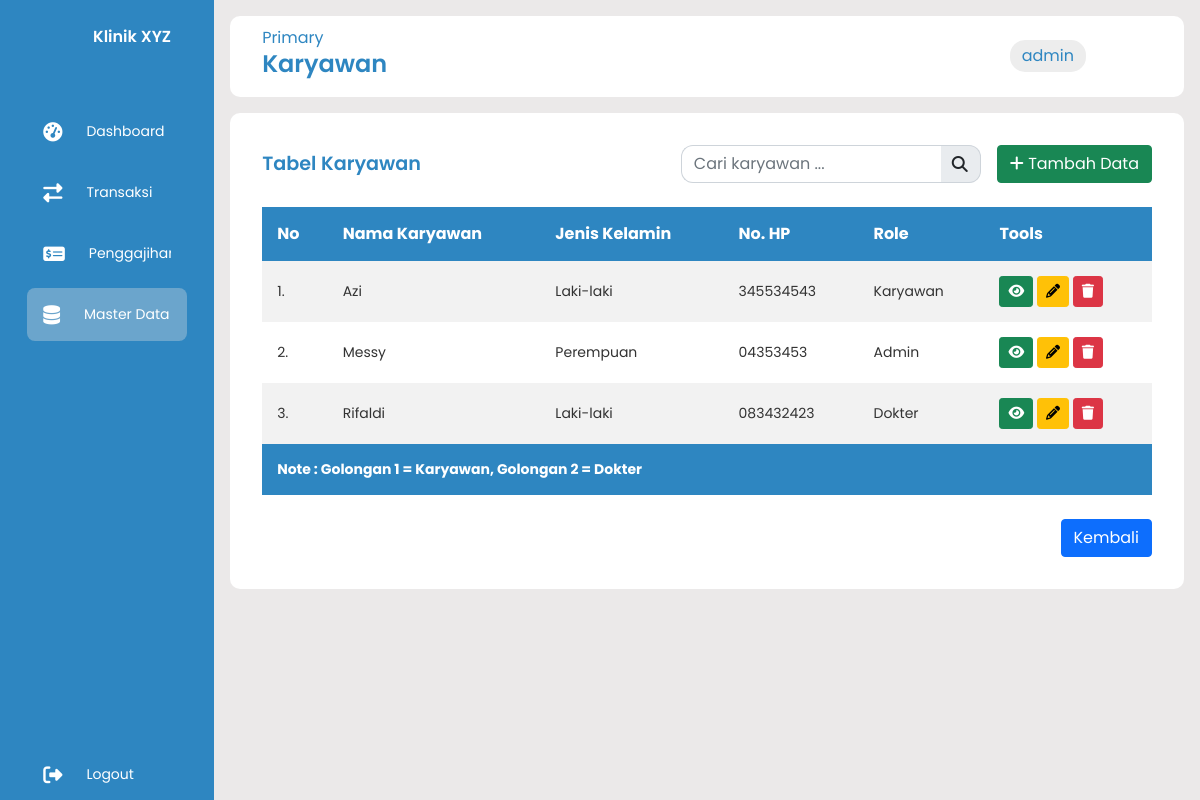
/asset/master/masterdata.php?page=karyawan (signed in), run on the app's committed database.
### tables this page shows
CREATE TABLE `karyawan` (
  `id` int(11) UNSIGNED NOT NULL,
  `nip` varchar(12) NOT NULL,
  `nik` varchar(12) NOT NULL,
  `nama` varchar(100) NOT NULL,
  `jenis_kelamin` varchar(11) NOT NULL,
  `tanggal_lahir` date NOT NULL,
  `telpon` varchar(12) NOT NULL,
  `no_rek` varchar(20) NOT NULL,
  `agama` varchar(15) NOT NULL,
  `alamat` text NOT NULL,
  `golongan_id` int(11) UNSIGNED NOT NULL,
  `status` varchar(11) NOT NULL
);

CREATE TABLE `golongan` (
  `id` int(11) UNSIGNED NOT NULL,
  `nama_golongan` varchar(100) NOT NULL,
  `gaji_pokok` int(12) NOT NULL,
  `tunjangan_makan` int(12) NOT NULL,
  `overtime` varchar(11) NOT NULL,
  `tunjangan_pasien` varchar(20) NOT NULL,
  `ro1` varchar(45) NOT NULL,
  `ro2` varchar(45) NOT NULL,
  `ro3` varchar(45) NOT NULL
);

### asset/master/view/karyawan.php (the view, shortened to what this page needs)
<div class="tabular__wrapper">
    <div class="col-md-12 d-flex justify-content-end mb-4" style="gap: 1rem; align-items: center;">
        <div class="header__title text-sm" style="flex:1;">
            <h3 style="font-weight: 600; font-size: 1.2rem; margin-bottom: 0;">Tabel Karyawan</h3>
        </div>
        <div class="input-group" style="width: 300px;">
            <input style="border-radius: 12px 0 0 12px; border-right: none;" type="text" name="search" class="form-control" placeholder="Cari karyawan ..." id="searchInput">
            <span class="input-group-text" id="basic-addon1" style="border-radius: 0 12px 12px 0; border-left: none;">
                <i class="fa fa-search" aria-hidden="true"></i>
            </span>
        </div>
        <div class="d-flex justify-content-end">
            <button type="button" class="btn btn-success" data-bs-toggle="modal" data-bs-target="#input">
                <i class="fa fa-plus"></i> Tambah Data
            </button>
        </div>
    </div>
    <div class="table__container" style="max-height: 435px; overflow-y: auto;">
        <div class="table__box" style="max-height: 435px; overflow-y: auto;">
            <table>
                <thead style="position: sticky; top: 0; z-index: 1;">
                    <tr>
                        <th>No</th>
                        <th>Nama Karyawan</th>
                        <th>Jenis Kelamin</th>
                        <th>No. HP</th>
                        <th>Role</th>
                        <th>Tools</th>
                    </tr>
                </thead>
                <tbody id="tindakanTableBody">
                    <?php
                    $query_karyawan = "SELECT k.*, g.nama_golongan
                    FROM karyawan k
                    LEFT JOIN golongan g ON k.golongan_id = g.id
                    ORDER BY k.id DESC";
                    $result_karyawan = mysqli_query($conn, $query_karyawan);
                    $no = 1;
                    if (mysqli_num_rows($result_karyawan) > 0) {
                        while ($karyawan_row = mysqli_fetch_assoc($result_karyawan)) { ?>
                            <tr>
                                <td><?= $no++ ?>.</td>
                                <td><?= $karyawan_row['nama'] ?></td>
                                <td><?= $karyawan_row['jenis_kelamin'] ?></td>
                                <td><?= $karyawan_row['telpon'] ?></td>
                                <td><?= $karyawan_row['nama_golongan'] ?></td>
                                <td>
                                    <button type="button" class="btn btn-sm btn-success" data-bs-toggle="modal" data-bs-target="#info<?= $karyawan_row['id'] ?>" style="box-shadow: none;">
                                        <i class="fa fa-eye"></i>
                                    </button>
                                    <button type="button" class="btn btn-sm btn-warning" data-bs-toggle="modal" data-bs-target="#edit<?= $karyawan_row['id'] ?>" style="box-shadow: none;">
                                        <i class="fa fa-pencil"></i>
                                    </button>
                                    <a href="app/karyawan/delete.php?id=<?= $karyawan_row['id'] ?>&nik=<?= $karyawan_row['nik'] ?>" class="btn btn-sm btn-danger" style="box-shadow: none;" onclick="return confirmDelete('<?= $karyawan_row['nama'] ?>')">
                                        <i class="fa fa-trash"></i>
                                    </a>
                                </td>
                            </tr>
                        <?php }
                    } else { ?>
                        <tr>
                            <td colspan="6" class="text-center">Tidak ada karyawan</td>
                        </tr>
                    <?php } ?>
                </tbody>
                <tfoot style="position: sticky; bottom: 0; z-index: 1;">
                    <tr>
                        <td colspan="6">Note : Golongan 1 = Karyawan, Golongan 2 = Dokter</td>
                    </tr>
                </tfoot>
            </table>
        </div>
    </div>
    <div class="col-md-12 mt-4 d-flex justify-content-end">
        <a href="masterdata.php" type="submit" class="btn btn-primary">Kembali</a>
    </div>
</div>

### asset/css/index.css (style rules this page uses)
* { margin: 0; padding: 0; border: none; outline: none; box-sizing: border-box; font-family: "Poppins", sans-serif; }
:root { --main-color: rgb(46, 134, 193); }
body { display: flex; }
.header__title { color: var(--main-color); }
.tabular__wrapper { background: #fff; margin-top: 1rem; border-radius: 10px; padding: 2rem; }
.table__container { width: 100%; }
table { width: 100%; border-collapse: collapse; border-radius: 50px; }
thead { background: var(--main-color); color: #fff; }
th { padding: 15px; text-align: left; }
tbody { background: #f2f2f2; }
td { padding: 15px; font-size: 14px; color: #333; }
tr:nth-child(even) { background: #fff; }
tfoot { background: var(--main-color); font-weight: bold; color: #fff; }
tfoot td { padding: 15px; color: #fff; }

### data on the page
karyawan: nama "Azi", jenis_kelamin "Laki-laki", telpon "345534543", golongan.nama_golongan "Karyawan"
karyawan: nama "Messy", jenis_kelamin "Perempuan", telpon "04353453", golongan.nama_golongan "Admin"
karyawan: nama "Rifaldi", jenis_kelamin "Laki-laki", telpon "083432423", golongan.nama_golongan "Dokter"

### other printed values
$_GET['page'] "Karyawan"
$_SESSION['username'] "admin"
